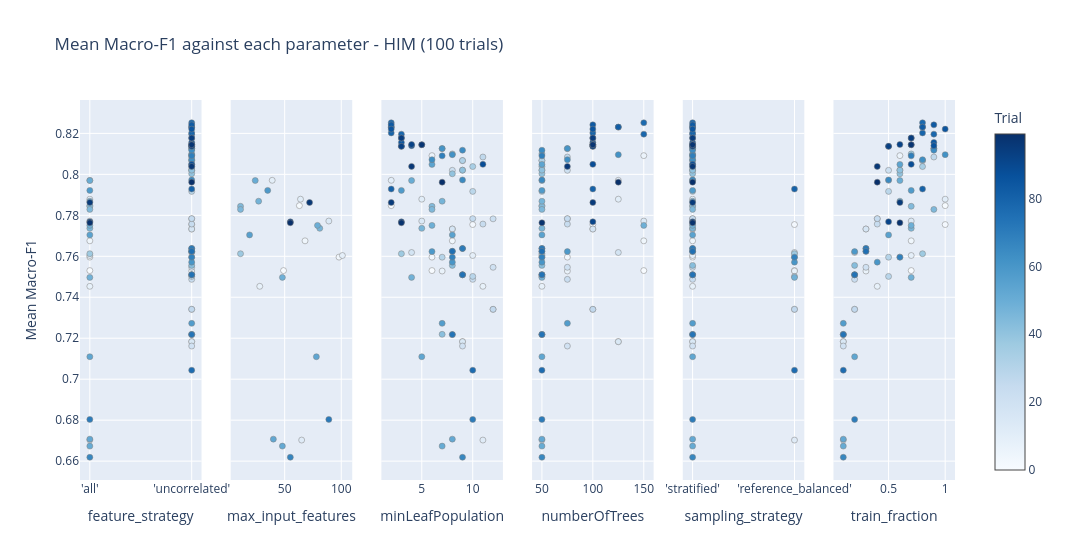
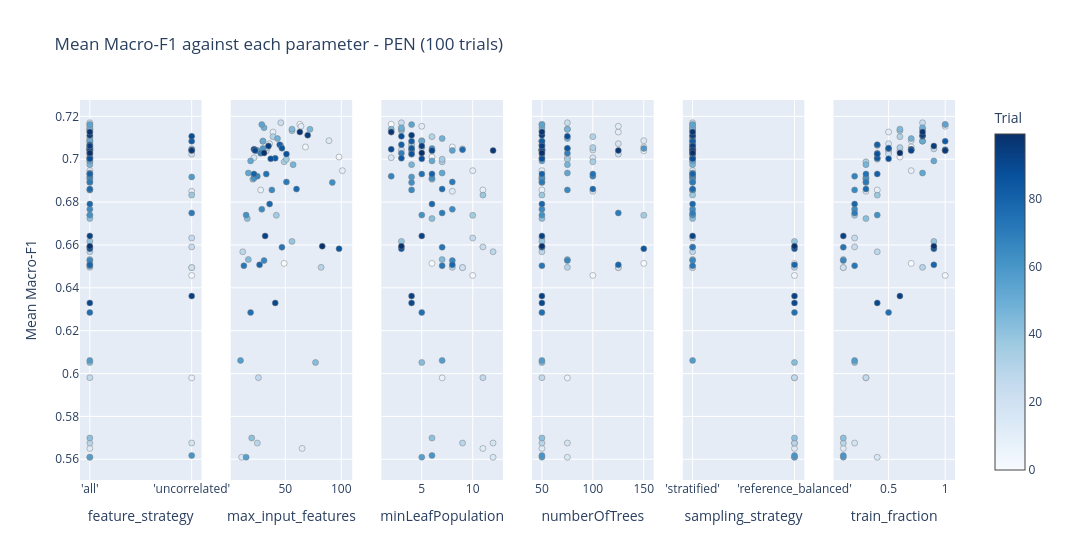
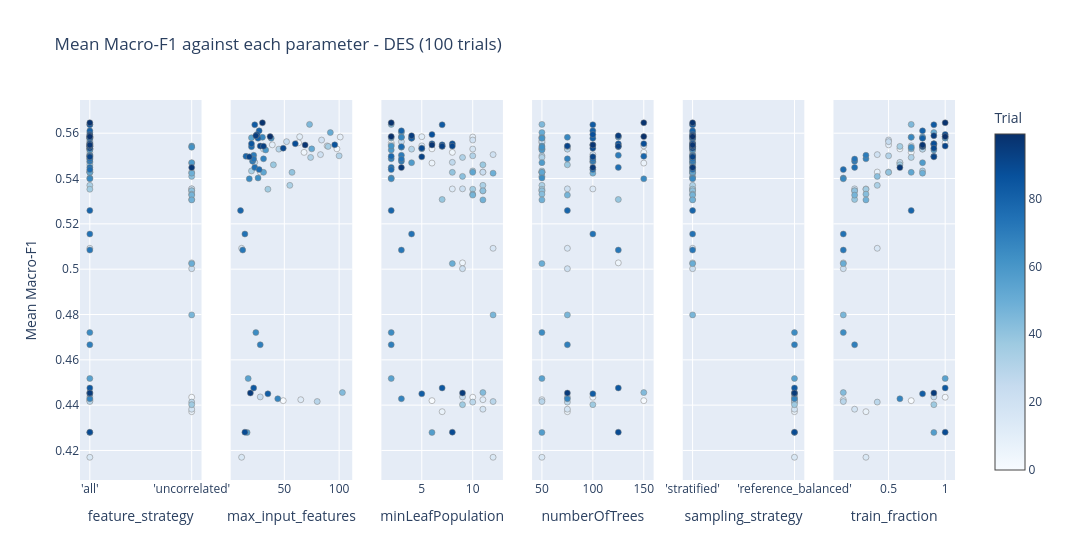
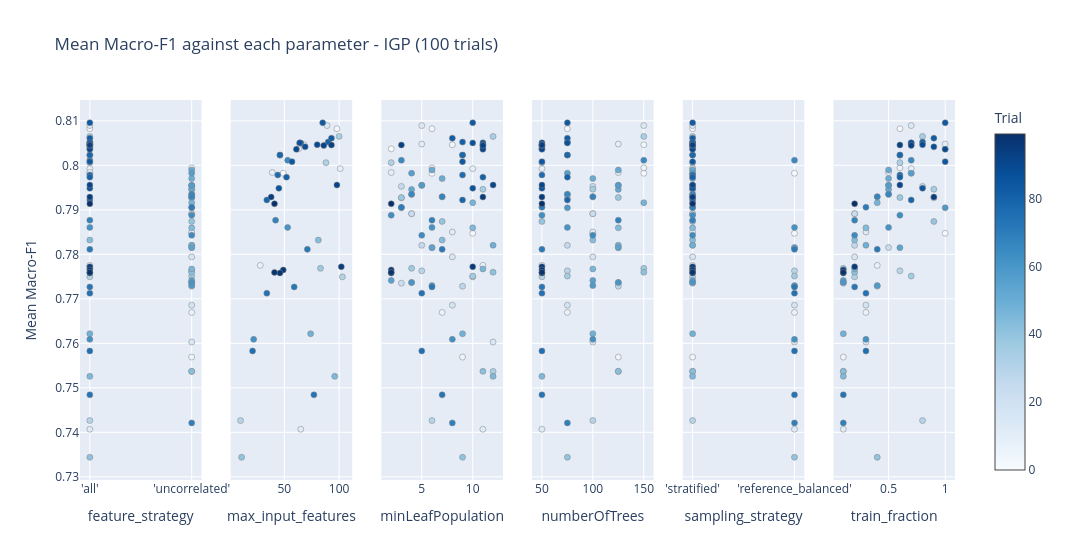

The code cell stored with these charts, in order, in its notebook:
### Code cell
for region in REGIONS:
    study = load(region)
    n = sum(t.state.name == 'COMPLETE' for t in study.trials)
    fig = plot_slice(study, target=target, target_name=NAME)
    fig.update_layout(title=f'{NAME} against each parameter - {region} ({n} trials)')
    fig.write_html(OUT_DIR / f'{region}_slice.html')
    fig.show()
